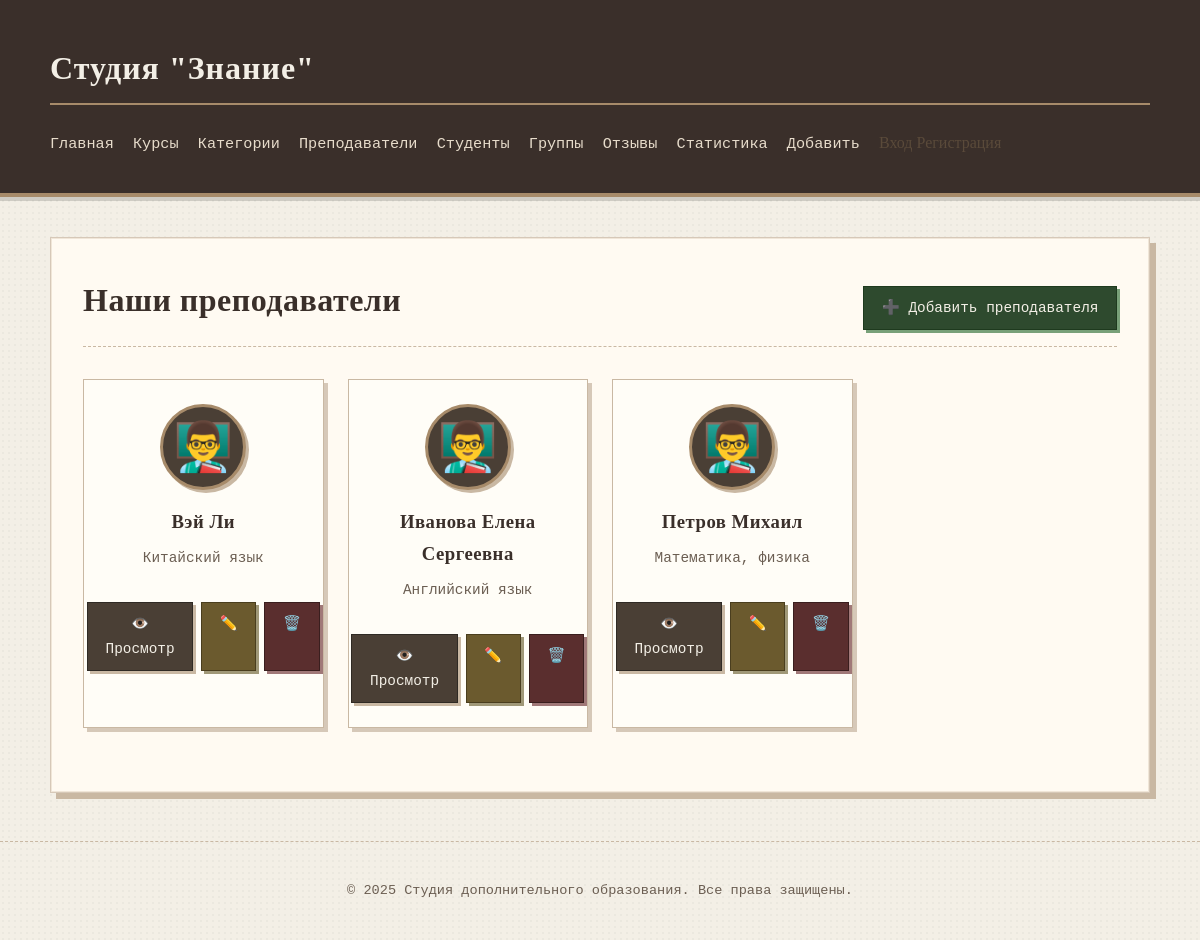
Page /education/teachers/ on the earlier database version.
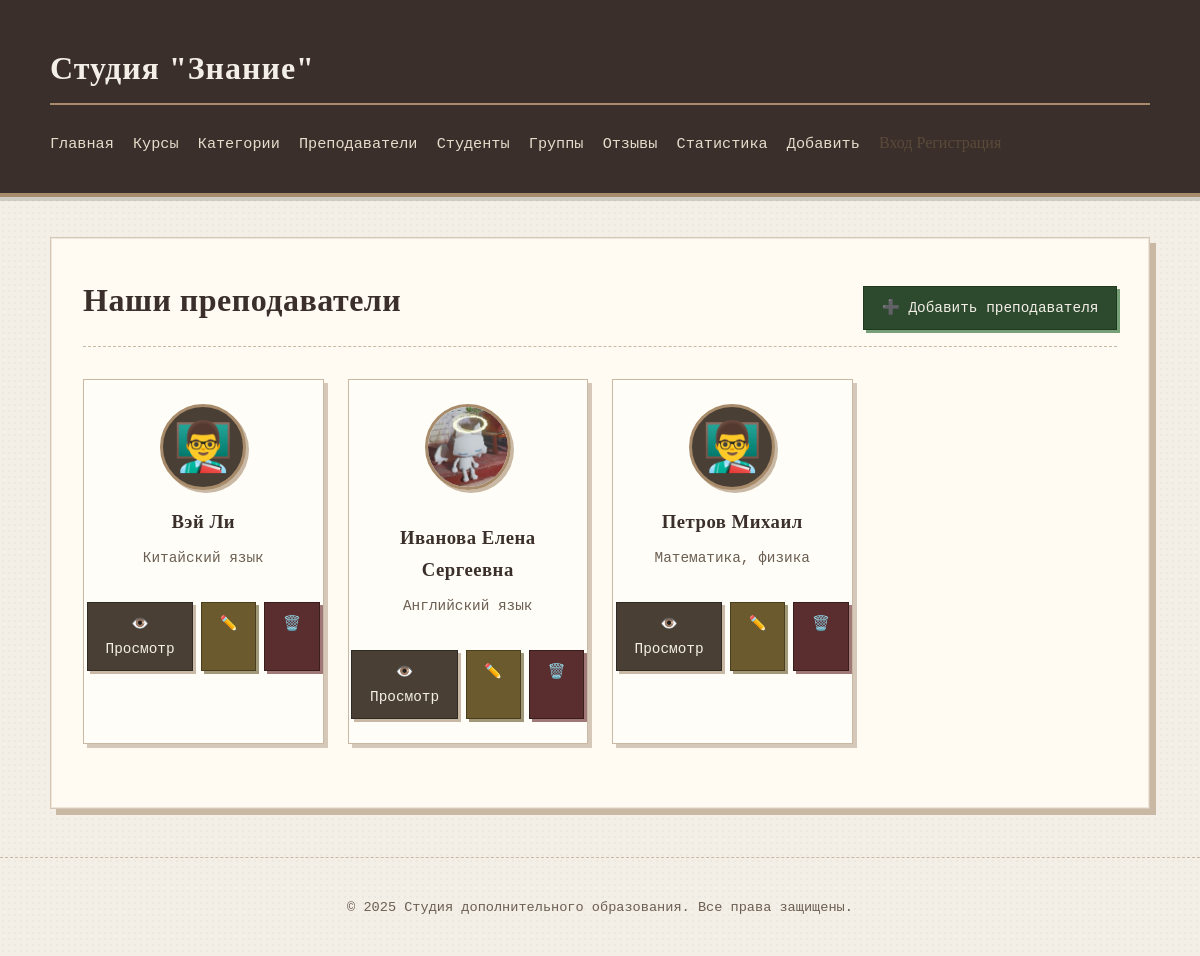
Same page on the later database version.
### education/models.py (models this page shows, shortened)
class Teacher(models.Model):
    user = models.OneToOneField(
        User,
        on_delete=models.CASCADE,
        null=True,
        blank=True,
        related_name='teacher_profile',
        verbose_name="Пользователь"
    )
    first_name = models.CharField(max_length=50, verbose_name="Имя")
    last_name = models.CharField(max_length=50, verbose_name="Фамилия")
    middle_name = models.CharField(max_length=50, blank=True, verbose_name="Отчество")
    specialization = models.CharField(max_length=100, verbose_name="Специализация")
    phone = models.CharField(max_length=20, verbose_name="Телефон")
    email = models.EmailField(max_length=100, blank=True, verbose_name="Email")
    bio = models.TextField(blank=True, verbose_name="Биография")
    photo = models.ImageField(
        upload_to='teachers/%Y/%m/',
        blank=True,
        null=True,
        verbose_name="Фото",
        validators=[
            FileExtensionValidator(allowed_extensions=['jpg', 'jpeg', 'png', 'gif']),
            validate_image_size
        ],
        help_text="Поддерживаются форматы: JPG, PNG, GIF. Максимальный размер: 5 МБ"
    )
    is_active = models.BooleanField(default=True, verbose_name="Активен")
    class Meta:
        db_table = 'teachers'
        verbose_name = 'Преподаватель'
        verbose_name_plural = 'Преподаватели'
        ordering = ['last_name', 'first_name']
    def get_full_name(self):
        parts = [self.last_name, self.first_name]
        if self.middle_name:
            parts.append(self.middle_name)
        return ' '.join(parts)

### education/views.py (the view)
# urls.py: path('teachers/', views.teachers_list, name='teachers-list'),
def teachers_list(request):
    teachers = Teacher.objects.filter(is_active=True).order_by('last_name')
    data = {
        'title': 'Наши преподаватели',
        'teachers': teachers,
    }
    return render(request, 'education/teachers_list.html', data)

### education/templates/education/teachers_list.html (shortened to what this page needs)
{% extends 'base.html' %}
{% block content %}
    <div class="page-header">
        <h1>{{ title }}</h1>
        <a href="{% url 'teacher-create' %}" class="btn btn-success">➕ Добавить преподавателя</a>
    </div>
    {% if teachers %}
    <div class="teachers-grid">
        {% for teacher in teachers %}
        <div class="teacher-card">
            {% if teacher.photo %}
            <img src="{{ teacher.photo.url }}" alt="{{ teacher.get_full_name }}" class="teacher-photo">
            {% else %}
            <div class="teacher-photo-placeholder">👨‍🏫</div>
            {% endif %}
            <h3>{{ teacher.get_full_name }}</h3>
            <p class="specialization">{{ teacher.specialization }}</p>
            <div class="teacher-actions">
                <a href="{% url 'teacher-detail' teacher.id %}" class="btn">👁️ Просмотр</a>
                <a href="{% url 'teacher-update' teacher.id %}" class="btn btn-edit">✏️</a>
                <a href="{% url 'teacher-delete' teacher.id %}" class="btn btn-danger">🗑️</a>
            </div>
        </div>
        {% endfor %}
    </div>
    {% else %}
    <p>Преподаватели пока не добавлены.</p>
    <a href="{% url 'teacher-create' %}" class="btn btn-success">➕ Добавить первого преподавателя</a>
    {% endif %}
{% endblock %}

Differences in the rows shown:
changed Teacher "Иванова Елена Сергеевна": photo: picture added; no longer shows "👨‍🏫"
